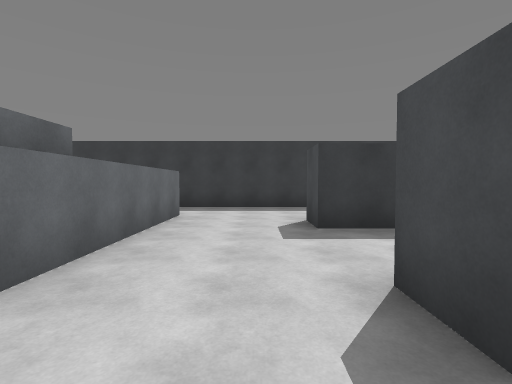
View 1 (above)

15 first-person views from a walk through a scene from a Unity 3-D project. The camera is 1.5 m above the floor, tilts 2° down and sees 85° across. The floor is counted in squares, 2 m on a side. Each view is taken from the middle of a square. On the plan, view 1 faces up. The plan holds only what a view shows up to about 10 squares ahead; the rest is blank. The player is left out.

View 2
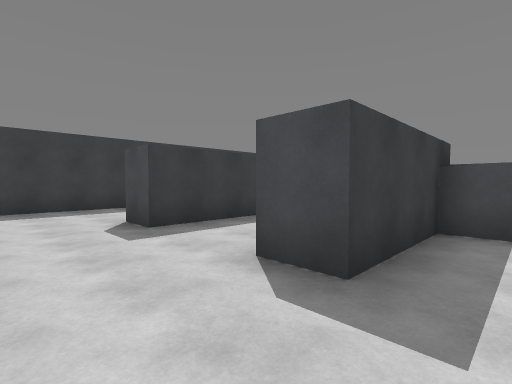

View 3
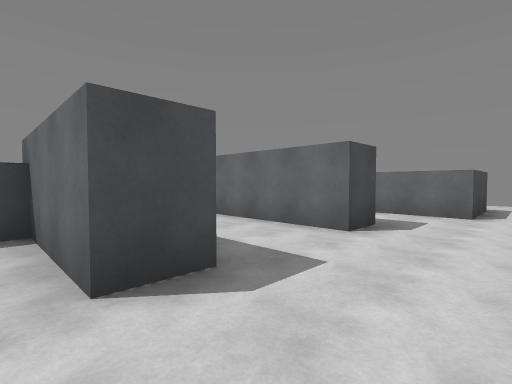

View 4
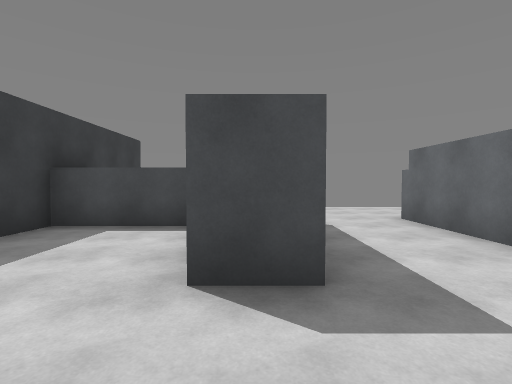

View 5
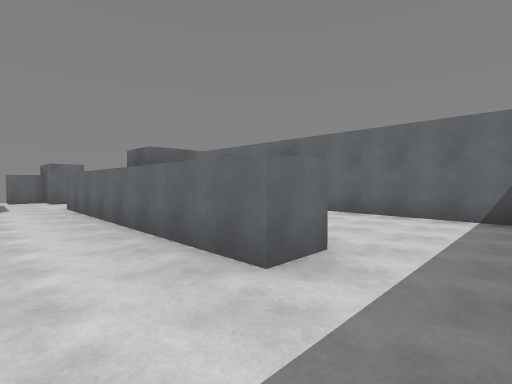

View 6
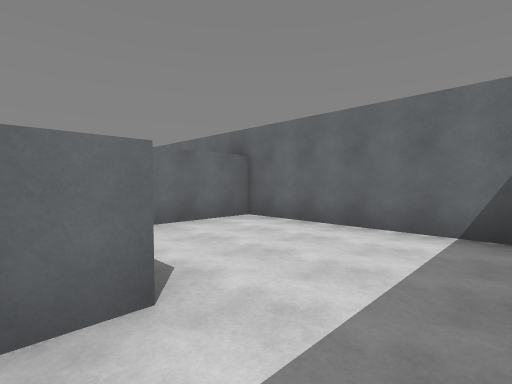

View 7
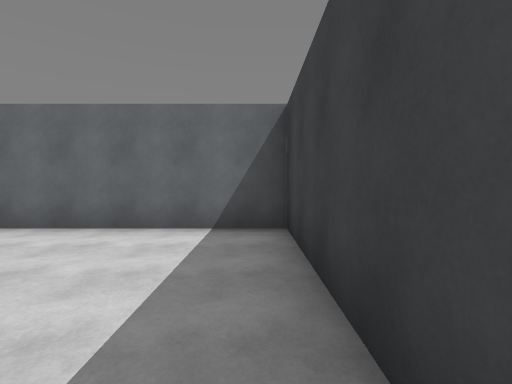

View 8
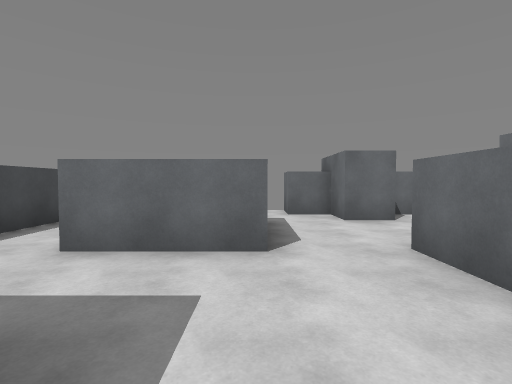

View 9
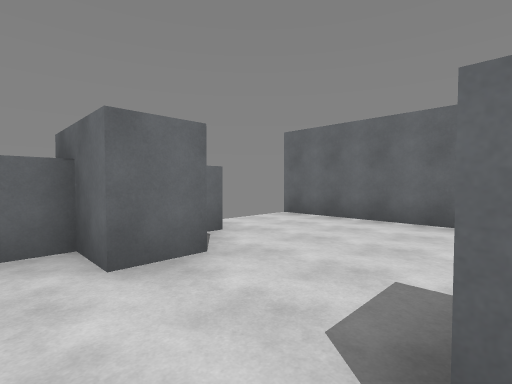

View 10
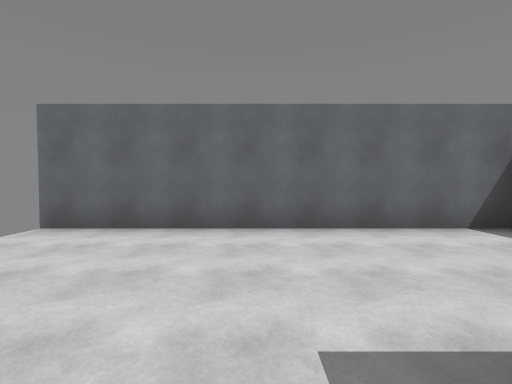

View 11
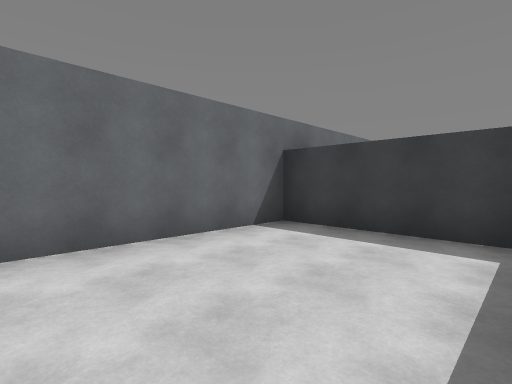

View 12
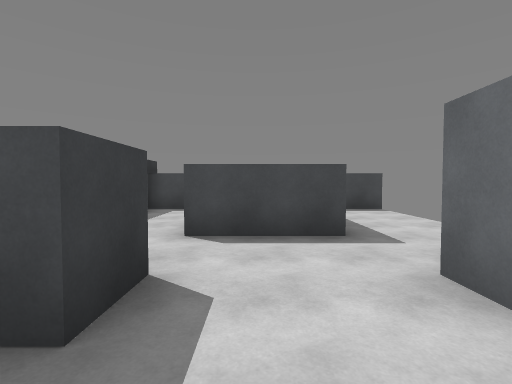

View 13
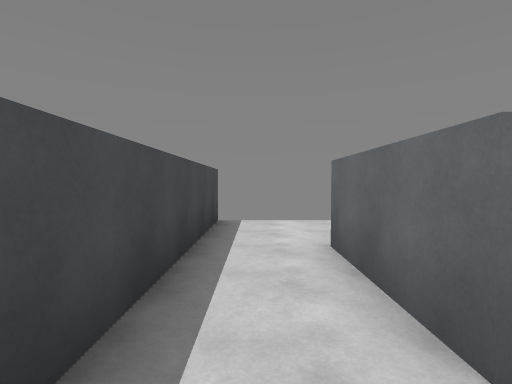

View 14
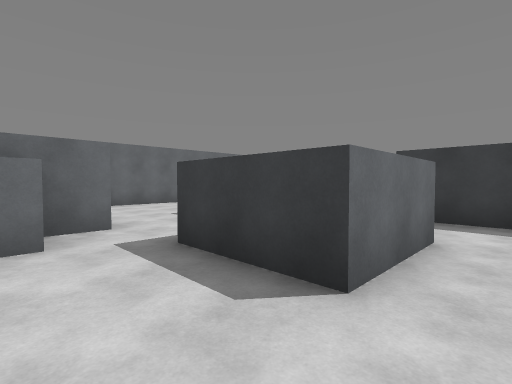

View 15
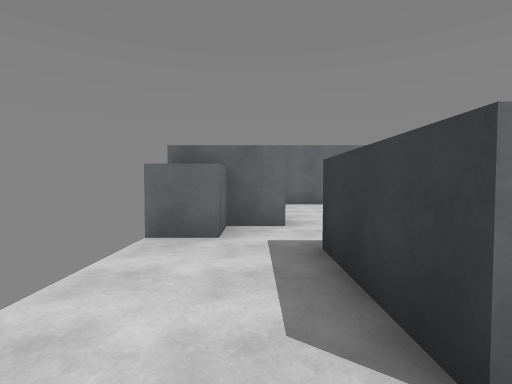

### Floor plan
Points are (right, up) in squares from view 1. A wall is a line through its corners. A room is listed if a view was taken in it or the views show most of it. See-through windows are left out.
Room 1 (views 1, 2, 8, 9)
walls: (-0.1, -1) (2.1, -1); (-1.8, 2.4) (-1.8, -1.1); (2.5, 1) (1, 1) (1, 2)
ways out: opening at (-0.5, 1.5) to room 2; opening at (-1, -1) to room 5; opening at (1.5, 0) to room 5
Room 2 (views 3, 4, 5)
walls: (3.5, 4.5) (1, 4.5) (1, 5.5) (3.7, 5.5) (3.7, 8.5) (-1.5, 8.5); (1, 2) (4.8, 2); (-1.8, 6.4) (-1.8, 2.4)
ways out: opening at (-0.5, 1.5) to room 1; opening at (-2, 7.5) to room 3; opening at (4.5, 3.5)
Room 3 (views 6, 7)
walls: (-2.9, 6.4) (-1.8, 6.4); (-1.5, 8.5) (-6.5, 8.5) (-6.5, 3.3) (-4.1, 3.3)
ways out: opening at (-2, 7.5) to room 2
Room 4 (views 10, 11, 12)
walls: (-1.8, -1.1) (-2.8, -1.1) (-2.8, -0.8); (-2.9, -3.5) (-1.8, -3.5); (-3.1, 2.3) (-6.5, 2.3) (-6.5, -5.5); (-3.8, -4.5) (-3.2, -4.5)
ways out: opening at (-2, -2.5) to room 5
Room 5 (views 13, 14, 15)
walls: (-1.8, -3.5) (-1.8, -4.5) (-0.7, -4.5) (-0.7, -5.5); (3.7, -5.6) (3.7, 1) (2.5, 1); (2.1, -1) (2.1, -3.2) (-0.1, -3.2) (-0.1, -1)
ways out: opening at (-1, -1) to room 1; opening at (1.5, 0) to room 1; opening at (-2, -2.5) to room 4

Where each view was taken, in squares from view 1:
view 1: 0 up, 0 right, facing up
view 2: 0 up, 1 left, facing up-right
view 3: 6 up, 1 left, facing down-right
view 4: 5 up, 1 left, facing right
view 5: 8 up, 0 right, facing down-left
view 6: 8 up, 2 left, facing down-left
view 7: 8 up, 2 left, facing left
view 8: 2 up, 0 right, facing down
view 9: 1 down, 1 left, facing down-left
view 10: 2 down, 2 left, facing left
view 11: 2 down, 3 left, facing up-left
view 12: 2 down, 4 left, facing right
view 13: 0 up, 3 right, facing down
view 14: 5 down, 3 right, facing up-left
view 15: 4 down, 3 right, facing left
